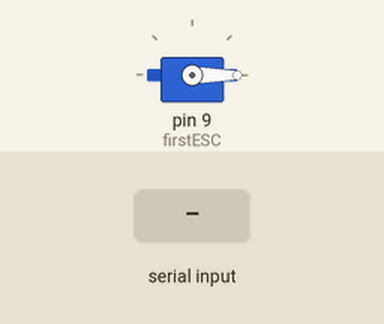
Simulated run of this sketch. Board: Arduino Uno, built with avr-gcc and run on an emulated ATmega328P. Parts: servo. The test bench sets the inputs (shaded band).

Above: at 1.2 s.
1.3 s: "90,45\n" received over Serial
At 1.9 s:
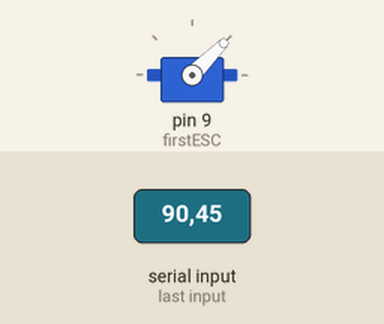
3.8 s: "30,150\n" received over Serial
At 4.6 s:
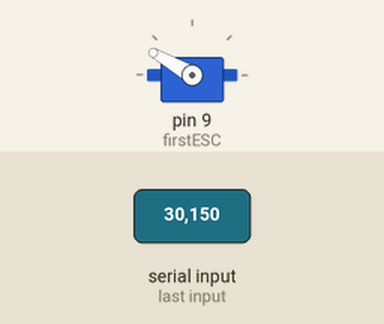
6.3 s: "200\n" received over Serial
At 6.8 s:
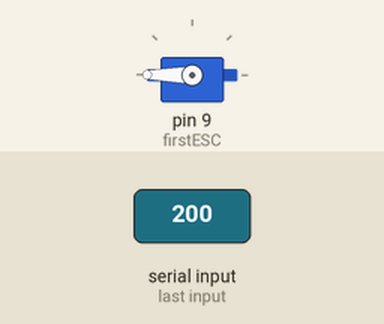
Timing chart, 0 to 9.3 s (numbered marks = the images above; inputs shaded):
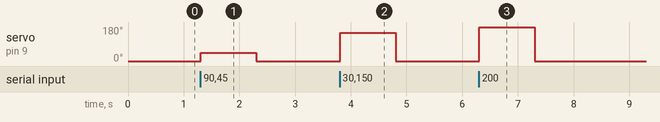

The sketch:

sketch_motor.ino
```cpp
#include <Servo.h>

int value = 0; // set values you need to zero

Servo firstESC, secondESC; //Create as many as Servo objects as you want. You can control 2 or more Servos at the same time

void setup() {

  firstESC.attach(9);    // attached to pin 9 I just do this with 1 Servo
  Serial.begin(9600);    // start serial at 9600 baud (can change this)

}

void loop() {


  firstESC.write(value);

  if(Serial.available())
    value = Serial.parseInt();    // Parse an Integer from Serial

}
```

Measured:
- after the input at 1.3 s, servo on pin 9 (firstESC): 0° → 45° at once, → 0° 1.0 s later
- after the input at 3.8 s, servo on pin 9 (firstESC): 0° → 150° at once, → 0° 1.0 s later
- after the input at 6.3 s, servo on pin 9 (firstESC): 0° → 180° at once, → 0° 1.0 s later
